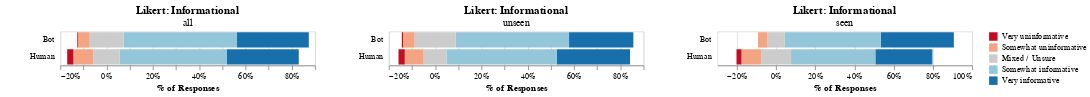

The notebook cell this image was saved under:
### Code cell
alt.hconcat(
    charts_side['Likert: Informational']['all'],
    charts_side['Likert: Informational']['unseen'],
    charts_side['Likert: Informational']['seen'],
)

### Figure 1 — Vega-Lite specification as saved in the notebook (floating-point values rounded to 4 significant figures)
{"config": {"view": {"continuousWidth": 300, "continuousHeight": 300}}, "hconcat": [{"data": {"name": "data-795172e001ce90a4a192417829a42aac"}, "mark": {"type": "bar"}, "encoding": {"color": {"field": "type", "scale": {"domain": ["Very uninformative", "Somewhat uninformative", "Mixed / Unsure", "Somewhat informative", "Very informative"], "range": ["#c30d24", "#f3a583", "#cccccc", "#94c6da", "#1770ab"]}, "title": "", "type": "nominal"}, "x": {"axis": {"format": "%"}, "field": "percentage_start", "title": "% of Responses", "type": "quantitative"}, "x2": {"field": "percentage_end"}, "y": {"axis": {"domain": false, "minExtent": 60, "offset": 5, "ticks": false, "title": ""}, "field": "question", "type": "nominal"}}, "title": {"text": "Likert: Informational", "subtitle": ["all"]}}, {"data": {"name": "data-1472f83b80eb92a2a6a4a01164398d50"}, "mark": {"type": "bar"}, "encoding": {"color": {"field": "type", "scale": {"domain": ["Very uninformative", "Somewhat uninformative", "Mixed / Unsure", "Somewhat informative", "Very informative"], "range": ["#c30d24", "#f3a583", "#cccccc", "#94c6da", "#1770ab"]}, "title": "", "type": "nominal"}, "x": {"axis": {"format": "%"}, "field": "percentage_start", "title": "% of Responses", "type": "quantitative"}, "x2": {"field": "percentage_end"}, "y": {"axis": {"domain": false, "minExtent": 60, "offset": 5, "ticks": false, "title": ""}, "field": "question", "type": "nominal"}}, "title": {"text": "Likert: Informational", "subtitle": ["unseen"]}}, {"data": {"name": "data-9fb0e79f53f974ca1ce81ab4bc10f162"}, "mark": {"type": "bar"}, "encoding": {"color": {"field": "type", "scale": {"domain": ["Very uninformative", "Somewhat uninformative", "Mixed / Unsure", "Somewhat informative", "Very informative"], "range": ["#c30d24", "#f3a583", "#cccccc", "#94c6da", "#1770ab"]}, "title": "", "type": "nominal"}, "x": {"axis": {"format": "%"}, "field": "percentage_start", "title": "% of Responses", "type": "quantitative"}, "x2": {"field": "percentage_end"}, "y": {"axis": {"domain": false, "minExtent": 60, "offset": 5, "ticks": false, "title": ""}, "field": "question", "type": "nominal"}}, "title": {"text": "Likert: Informational", "subtitle": ["seen"]}}], "$schema": "https://vega.github.io/schema/vega-lite/v5.8.0.json", "datasets": {"data-795172e001ce90a4a192417829a42aac": [{"x_filter": "all", "x_isbot": true, "x_likerttype": "inf", "question": "Bot", "type": "Very informative", "value": 93, "percentage": 0.31, "percentage_start": 0.5633, "percentage_end": 0.8733}, {"x_filter": "all", "x_isbot": true, "x_likerttype": "inf", "question": "Bot", "type": "Somewhat informative", "value": 147, "percentage": 0.49, "percentage_start": 0.0733, "percentage_end": 0.5633}, {"x_filter": "all", "x_isbot": true, "x_likerttype": "inf", "question": "Bot", "type": "Mixed / Unsure", "value": 44, "percentage": 0.1467, "percentage_start": -0.0733, "percentage_end": 0.0733}, {"x_filter": "all", "x_isbot": true, "x_likerttype": "inf", "question": "Bot", "type": "Somewhat uninformative", "value": 15, "percentage": 0.05, "percentage_start": -0.1233, "percentage_end": -0.0733}, {"x_filter": "all", "x_isbot": true, "x_likerttype": "inf", "question": "Bot", "type": "Very uninformative", "value": 1, "percentage": 0.003333, "percentage_start": -0.1266, "percentage_end": -0.1233}, {"x_filter": "all", "x_isbot": false, "x_likerttype": "inf", "question": "Human", "type": "Very informative", "value": 93, "percentage": 0.31, "percentage_start": 0.52, "percentage_end": 0.83}, {"x_filter": "all", "x_isbot": false, "x_likerttype": "inf", "question": "Human", "type": "Somewhat informative", "value": 139, "percentage": 0.4633, "percentage_start": 0.0567, "percentage_end": 0.52}, {"x_filter": "all", "x_isbot": false, "x_likerttype": "inf", "question": "Human", "type": "Mixed / Unsure", "value": 34, "percentage": 0.1133, "percentage_start": -0.0567, "percentage_end": 0.0567}, {"x_filter": "all", "x_isbot": false, "x_likerttype": "inf", "question": "Human", "type": "Somewhat uninformative", "value": 26, "percentage": 0.08667, "percentage_start": -0.1434, "percentage_end": -0.0567}, {"x_filter": "all", "x_isbot": false, "x_likerttype": "inf", "question": "Human", "type": "Very uninformative", "value": 8, "percentage": 0.02667, "percentage_start": -0.1701, "percentage_end": -0.1434}], "data-1472f83b80eb92a2a6a4a01164398d50": [{"x_filter": "unseen", "x_isbot": true, "x_likerttype": "inf", "question": "Bot", "type": "Very informative", "value": 55, "percentage": 0.2778, "percentage_start": 0.5783, "percentage_end": 0.8561}, {"x_filter": "unseen", "x_isbot": true, "x_likerttype": "inf", "question": "Bot", "type": "Somewhat informative", "value": 97, "percentage": 0.4899, "percentage_start": 0.0884, "percentage_end": 0.5783}, {"x_filter": "unseen", "x_isbot": true, "x_likerttype": "inf", "question": "Bot", "type": "Mixed / Unsure", "value": 35, "percentage": 0.1768, "percentage_start": -0.0884, "percentage_end": 0.0884}, {"x_filter": "unseen", "x_isbot": true, "x_likerttype": "inf", "question": "Bot", "type": "Somewhat uninformative", "value": 10, "percentage": 0.05051, "percentage_start": -0.1389, "percentage_end": -0.0884}, {"x_filter": "unseen", "x_isbot": true, "x_likerttype": "inf", "question": "Bot", "type": "Very uninformative", "value": 1, "percentage": 0.005051, "percentage_start": -0.144, "percentage_end": -0.1389}, {"x_filter": "unseen", "x_isbot": false, "x_likerttype": "inf", "question": "Human", "type": "Very informative", "value": 70, "percentage": 0.3167, "percentage_start": 0.5249, "percentage_end": 0.8416}, {"x_filter": "unseen", "x_isbot": false, "x_likerttype": "inf", "question": "Human", "type": "Somewhat informative", "value": 105, "percentage": 0.4751, "percentage_start": 0.0498, "percentage_end": 0.5249}, {"x_filter": "unseen", "x_isbot": false, "x_likerttype": "inf", "question": "Human", "type": "Mixed / Unsure", "value": 22, "percentage": 0.09955, "percentage_start": -0.0498, "percentage_end": 0.0498}, {"x_filter": "unseen", "x_isbot": false, "x_likerttype": "inf", "question": "Human", "type": "Somewhat uninformative", "value": 18, "percentage": 0.08145, "percentage_start": -0.1312, "percentage_end": -0.0498}, {"x_filter": "unseen", "x_isbot": false, "x_likerttype": "inf", "question": "Human", "type": "Very uninformative", "value": 6, "percentage": 0.02715, "percentage_start": -0.1583, "percentage_end": -0.1312}], "data-9fb0e79f53f974ca1ce81ab4bc10f162": [{"x_filter": "seen", "x_isbot": true, "x_likerttype": "inf", "question": "Bot", "type": "Very informative", "value": 38, "percentage": 0.3725, "percentage_start": 0.5343, "percentage_end": 0.9068}, {"x_filter": "seen", "x_isbot": true, "x_likerttype": "inf", "question": "Bot", "type": "Somewhat informative", "value": 50, "percentage": 0.4902, "percentage_start": 0.0441, "percentage_end": 0.5343}, {"x_filter": "seen", "x_isbot": true, "x_likerttype": "inf", "question": "Bot", "type": "Mixed / Unsure", "value": 9, "percentage": 0.08824, "percentage_start": -0.0441, "percentage_end": 0.0441}, {"x_filter": "seen", "x_isbot": true, "x_likerttype": "inf", "question": "Bot", "type": "Somewhat uninformative", "value": 5, "percentage": 0.04902, "percentage_start": -0.0931, "percentage_end": -0.0441}, {"x_filter": "seen", "x_isbot": true, "x_likerttype": "inf", "question": "Bot", "type": "Very uninformative", "value": 0, "percentage": 0.0, "percentage_start": -0.0931, "percentage_end": -0.0931}, {"x_filter": "seen", "x_isbot": false, "x_likerttype": "inf", "question": "Human", "type": "Very informative", "value": 23, "percentage": 0.2911, "percentage_start": 0.5063, "percentage_end": 0.7974}, {"x_filter": "seen", "x_isbot": false, "x_likerttype": "inf", "question": "Human", "type": "Somewhat informative", "value": 34, "percentage": 0.4304, "percentage_start": 0.0759, "percentage_end": 0.5063}, {"x_filter": "seen", "x_isbot": false, "x_likerttype": "inf", "question": "Human", "type": "Mixed / Unsure", "value": 12, "percentage": 0.1519, "percentage_start": -0.0759, "percentage_end": 0.0759}, {"x_filter": "seen", "x_isbot": false, "x_likerttype": "inf", "question": "Human", "type": "Somewhat uninformative", "value": 8, "percentage": 0.1013, "percentage_start": -0.1772, "percentage_end": -0.0759}, {"x_filter": "seen", "x_isbot": false, "x_likerttype": "inf", "question": "Human", "type": "Very uninformative", "value": 2, "percentage": 0.02532, "percentage_start": -0.2025, "percentage_end": -0.1772}]}}
